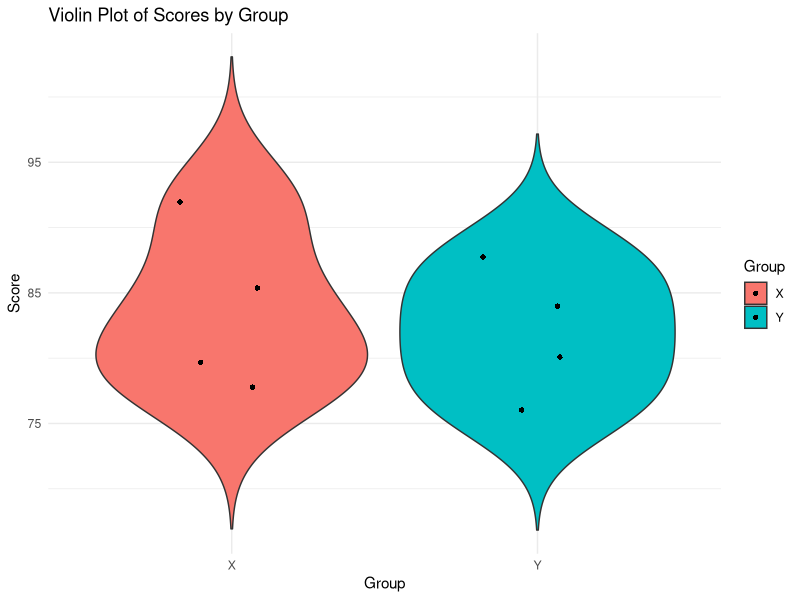

This chart was generated by the following R code:
# Load the ggplot2 package
library(ggplot2)

# Create the dataset
group <- c(rep("X", 4), rep("Y", 4))
score <- c(80, 85, 78, 92, 88, 76, 80, 84)

# Create a data frame
data <- data.frame(Group = group, Score = score)

# Plot the violin plot
ggplot(data, aes(x = Group, y = Score, fill = Group)) +
  geom_violin(trim = FALSE) +
  geom_jitter(shape = 16, position = position_jitter(0.2)) +
  labs(title = "Violin Plot of Scores by Group", x = "Group", y = "Score") +
  theme_minimal()
